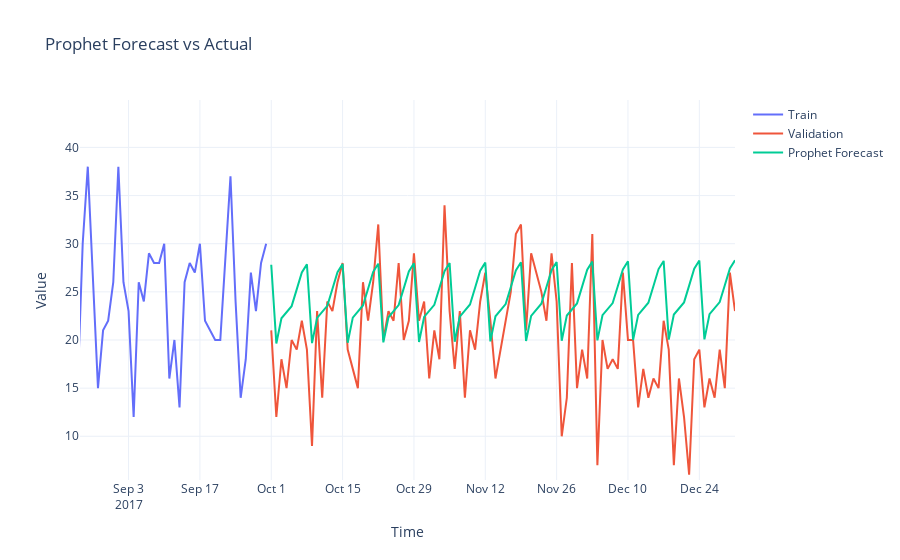

The notebook cell saved with this chart:
### Code cell
y_pred_flat = np.array(y_pred).flatten()

forecast_df = pd.DataFrame({
    'ds': val_prophet['ds'],
    'y': y_pred_flat
})

plot_forecasts(
    train=train_prophet,
    val=val_prophet,
    preds={'Prophet Forecast': forecast_df},
    time_col='ds',
    value_col='y',
    title="Prophet Forecast vs Actual"
)
